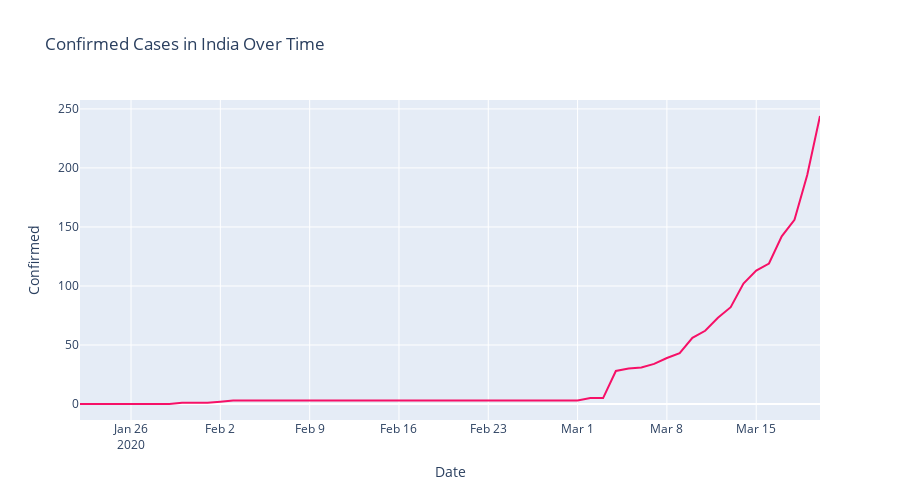

The cell this chart's notebook holds for it:
### Code cell
grouped_india = data[data['Country/Region'] == "India"].reset_index()
grouped_india_date = grouped_india.groupby('Date')['Date', 'Confirmed', 'Deaths'].sum().reset_index()
fig = px.line(grouped_india_date, x="Date", y="Confirmed", 
              title=f"Confirmed Cases in India Over Time", 
              color_discrete_sequence=['#F61067'],
              height=500
             )
fig.show()

### Figure 1 — Plotly figure (JSON) as saved in the notebook; plotly's stock layout.template omitted (floating-point values rounded to 4 significant figures)
{"data": [{"hoverlabel": {"namelength": 0}, "hovertemplate": "Date=%{x}<br>Confirmed=%{y}", "legendgroup": "", "line": {"color": "#F61067", "dash": "solid"}, "mode": "lines", "name": "", "showlegend": false, "type": "scatter", "x": ["2020-01-22T00:00:00", "2020-01-23T00:00:00", "2020-01-24T00:00:00", "2020-01-25T00:00:00", "2020-01-26T00:00:00", "2020-01-27T00:00:00", "2020-01-28T00:00:00", "2020-01-29T00:00:00", "2020-01-30T00:00:00", "2020-01-31T00:00:00", "2020-02-01T00:00:00", "2020-02-02T00:00:00", "2020-02-03T00:00:00", "2020-02-04T00:00:00", "2020-02-05T00:00:00", "2020-02-06T00:00:00", "2020-02-07T00:00:00", "2020-02-08T00:00:00", "2020-02-09T00:00:00", "2020-02-10T00:00:00", "2020-02-11T00:00:00", "2020-02-12T00:00:00", "2020-02-13T00:00:00", "2020-02-14T00:00:00", "2020-02-15T00:00:00", "2020-02-16T00:00:00", "2020-02-17T00:00:00", "2020-02-18T00:00:00", "2020-02-19T00:00:00", "2020-02-20T00:00:00", "2020-02-21T00:00:00", "2020-02-22T00:00:00", "2020-02-23T00:00:00", "2020-02-24T00:00:00", "2020-02-25T00:00:00", "2020-02-26T00:00:00", "2020-02-27T00:00:00", "2020-02-28T00:00:00", "2020-02-29T00:00:00", "2020-03-01T00:00:00", "2020-03-02T00:00:00", "2020-03-03T00:00:00", "2020-03-04T00:00:00", "2020-03-05T00:00:00", "2020-03-06T00:00:00", "2020-03-07T00:00:00", "2020-03-08T00:00:00", "2020-03-09T00:00:00", "2020-03-10T00:00:00", "2020-03-11T00:00:00", "2020-03-12T00:00:00", "2020-03-13T00:00:00", "2020-03-14T00:00:00", "2020-03-15T00:00:00", "2020-03-16T00:00:00", "2020-03-17T00:00:00", "2020-03-18T00:00:00", "2020-03-19T00:00:00", "2020-03-20T00:00:00"], "xaxis": "x", "y": [0, 0, 0, 0, 0, 0, 0, 0, 1, 1, 1, 2, 3, 3, 3, 3, 3, 3, 3, 3, 3, 3, 3, 3, 3, 3, 3, 3, 3, 3, 3, 3, 3, 3, 3, 3, 3, 3, 3, 3, 5, 5, 28, 30, 31, 34, 39, 43, 56, 62, 73, 82, 102, 113, 119, 142, 156, 194, 244], "yaxis": "y"}], "layout": {"height": 500, "legend": {"tracegroupgap": 0}, "title": {"text": "Confirmed Cases in India Over Time"}, "xaxis": {"anchor": "y", "domain": [0, 1], "title": {"text": "Date"}}, "yaxis": {"anchor": "x", "domain": [0, 1], "title": {"text": "Confirmed"}}}}
